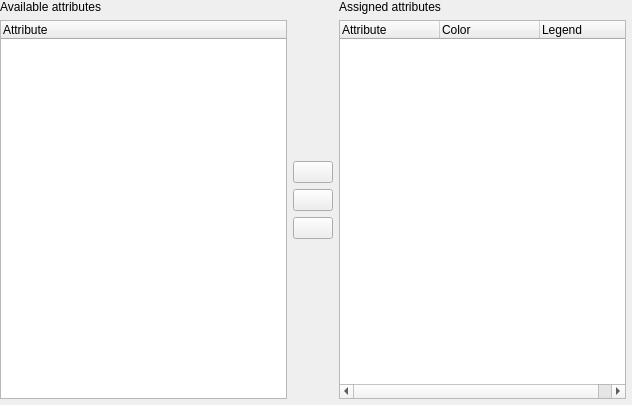
                <widget class="QWidget" name="scrollAreaWidgetContents">
                 <property name="geometry">
                  <rect>
                   <x>0</x>
                   <y>0</y>
                   <width>632</width>
                   <height>405</height>
                  </rect>
                 </property>
                 <layout class="QHBoxLayout" name="horizontalLayout_6">
                  <property name="leftMargin">
                   <number>0</number>
                  </property>
                  <property name="topMargin">
                   <number>0</number>
                  </property>
                  <property name="rightMargin">
                   <number>6</number>
                  </property>
                  <property name="bottomMargin">
                   <number>6</number>
                  </property>
                  <item>
                   <layout class="QVBoxLayout" name="availAttributesLayout">
                    <item>
                     <widget class="QLabel" name="label">
                      <property name="text">
                       <string>Available attributes</string>
                      </property>
                     </widget>
                    </item>
                    <item>
                     <widget class="QTreeWidget" name="mAttributesTreeWidget">
                      <property name="selectionMode">
                       <enum>QAbstractItemView::ExtendedSelection</enum>
                      </property>
                      <property name="indentation">
                       <number>0</number>
                      </property>
                      <property name="rootIsDecorated">
                       <bool>false</bool>
                      </property>
                      <property name="itemsExpandable">
                       <bool>false</bool>
                      </property>
                      <property name="expandsOnDoubleClick">
                       <bool>false</bool>
                      </property>
                      <property name="columnCount">
                       <number>1</number>
                      </property>
                      <column>
                       <property name="text">
                        <string notr="true">Attribute</string>
                       </property>
                      </column>
                     </widget>
                    </item>
                   </layout>
                  </item>
                  <item>
                   <layout class="QVBoxLayout" name="attributeButtonLayout">
                    <item>
                     <spacer name="verticalSpacer">
                      <property name="orientation">
                       <enum>Qt::Vertical</enum>
                      </property>
                      <property name="sizeHint" stdset="0">
                       <size>
                        <width>20</width>
                        <height>0</height>
                       </size>
                      </property>
                     </spacer>
                    </item>
                    <item>
                     <widget class="QPushButton" name="mAddAttributeExpression">
                      <property name="enabled">
                       <bool>true</bool>
                      </property>
                      <property name="toolTip">
                       <string>Add expression</string>
                      </property>
                      <property name="icon">
                       <iconset resource="../../images/images.qrc">
                        <normaloff>:/images/themes/default/mIconExpression.svg</normaloff>:/images/themes/default/mIconExpression.svg</iconset>
                      </property>
                     </widget>
                    </item>
                    <item>
                     <widget class="QPushButton" name="mAddCategoryPushButton">
                      <property name="sizePolicy">
                       <sizepolicy hsizetype="Minimum" vsizetype="Fixed">
                        <horstretch>0</horstretch>
                        <verstretch>0</verstretch>
                       </sizepolicy>
                      </property>
                      <property name="text">
                       <string/>
                      </property>
                      <property name="icon">
                       <iconset resource="../../images/images.qrc">
                        <normaloff>:/images/themes/default/symbologyAdd.svg</normaloff>:/images/themes/default/symbologyAdd.svg</iconset>
                      </property>
                     </widget>
                    </item>
                    <item>
                     <widget class="QPushButton" name="mRemoveCategoryPushButton">
                      <property name="sizePolicy">
                       <sizepolicy hsizetype="Minimum" vsizetype="Fixed">
                        <horstretch>0</horstretch>
                        <verstretch>0</verstretch>
                       </sizepolicy>
                      </property>
                      <property name="text">
                       <string/>
                      </property>
                      <property name="icon">
                       <iconset resource="../../images/images.qrc">
                        <normaloff>:/images/themes/default/symbologyRemove.svg</normaloff>:/images/themes/default/symbologyRemove.svg</iconset>
                      </property>
                     </widget>
                    </item>
                    <item>
                     <spacer name="verticalSpacer_5">
                      <property name="orientation">
                       <enum>Qt::Vertical</enum>
                      </property>
                      <property name="sizeHint" stdset="0">
                       <size>
                        <width>20</width>
                        <height>0</height>
                       </size>
                      </property>
                     </spacer>
                    </item>
                   </layout>
                  </item>
                  <item>
                   <layout class="QVBoxLayout" name="assignedAttributesLayout">
                    <item>
                     <widget class="QLabel" name="Assigened">
                      <property name="text">
                       <string>Assigned attributes</string>
                      </property>
                     </widget>
                    </item>
                    <item>
                     <widget class="QTreeWidget" name="mDiagramAttributesTreeWidget">
                      <property name="toolTip">
                       <string>Drag and drop to reorder</string>
                      </property>
                      <property name="dragEnabled">
                       <bool>true</bool>
                      </property>
                      <property name="dragDropMode">
                       <enum>QAbstractItemView::InternalMove</enum>
                      </property>
                      <property name="defaultDropAction">
                       <enum>Qt::TargetMoveAction</enum>
                      </property>
                      <property name="selectionMode">
                       <enum>QAbstractItemView::ExtendedSelection</enum>
                      </property>
                      <property name="indentation">
                       <number>0</number>
                      </property>
                      <property name="rootIsDecorated">
                       <bool>false</bool>
                      </property>
                      <property name="itemsExpandable">
                       <bool>false</bool>
                      </property>
                      <property name="columnCount">
                       <number>3</number>
                      </property>
                      <column>
                       <property name="text">
                        <string>Attribute</string>
                       </property>
                      </column>
                      <column>
                       <property name="text">
                        <string>Color</string>
                       </property>
                      </column>
                      <column>
                       <property name="text">
                        <string>Legend</string>
                       </property>
                      </column>
                     </widget>
                    </item>
                   </layout>
                  </item>
                 </layout>
                </widget>
